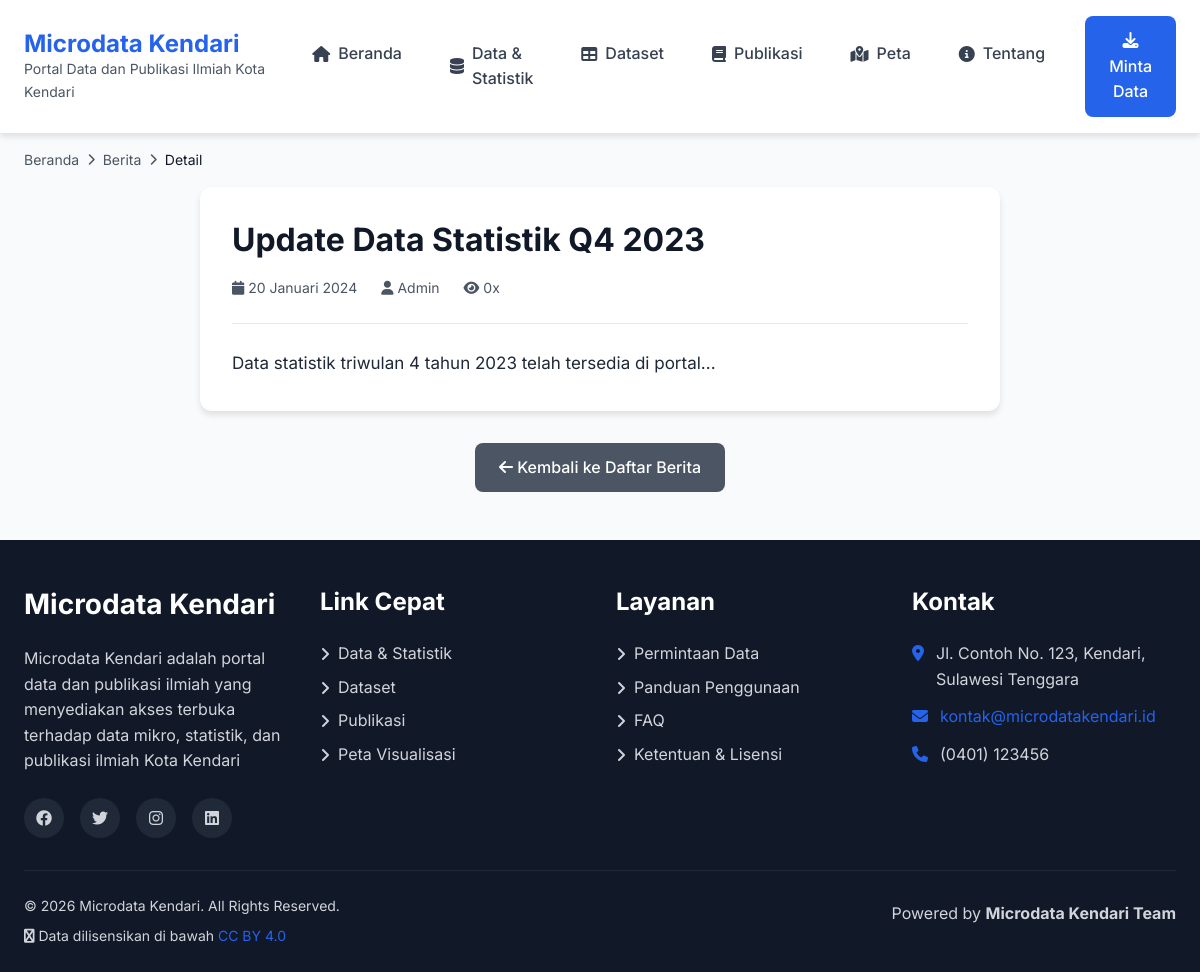
Page /berita-detail.php?id=2 on the committed database.
### tables this page shows
CREATE TABLE IF NOT EXISTS berita (
    id INT AUTO_INCREMENT PRIMARY KEY,
    judul VARCHAR(500) NOT NULL,
    slug VARCHAR(500) NOT NULL UNIQUE,
    isi LONGTEXT NOT NULL,
    ringkasan TEXT,
    gambar VARCHAR(500),
    kategori_berita ENUM('update_data', 'kegiatan', 'kerja_sama', 'pengumuman', 'lainnya') DEFAULT 'update_data',
    tanggal DATE NOT NULL,
    penulis VARCHAR(100),
    view_count INT DEFAULT 0,
    status ENUM('draft', 'published', 'archived') DEFAULT 'published',
    created_at TIMESTAMP DEFAULT CURRENT_TIMESTAMP,
    updated_at TIMESTAMP DEFAULT CURRENT_TIMESTAMP ON UPDATE CURRENT_TIMESTAMP,
    created_by INT,
    FOREIGN KEY (created_by) REFERENCES users(id) ON DELETE SET NULL,
    INDEX idx_tanggal (tanggal),
    INDEX idx_slug (slug),
    INDEX idx_status (status),
    FULLTEXT idx_search (judul, ringkasan, isi)
);

### config/database.php (called while the page is built, shortened)
<?php
function formatAngka($number, $decimals = 0) {
    return number_format($number, $decimals, ',', '.');
}
function formatTanggal($date, $format = 'd F Y') {
    $bulan = [
        1 => 'Januari', 'Februari', 'Maret', 'April', 'Mei', 'Juni',
        'Juli', 'Agustus', 'September', 'Oktober', 'November', 'Desember'
    ];
    $timestamp = strtotime($date);
    $tanggal = date('d', $timestamp);
    $bulanAngka = date('n', $timestamp);
    $tahun = date('Y', $timestamp);
    if ($format == 'd F Y') {
        return $tanggal . ' ' . $bulan[$bulanAngka] . ' ' . $tahun;
    }
    return date($format, $timestamp);
}
?>

### berita-detail.php (the view, shortened to what this page needs)
<?php
require_once __DIR__ . '/includes/header.php';
require_once __DIR__ . '/includes/navbar.php';
$db = getDB();
$id = isset($_GET['id']) ? intval($_GET['id']) : 0;
$stmt = $db->prepare("SELECT * FROM berita WHERE id = :id AND status = 'published'");
$stmt->execute([':id' => $id]);
$berita = $stmt->fetch();
?>
<section style="background-color: var(--gray-100); padding: 1rem 0;">
    <div class="container">
        <div style="display: flex; align-items: center; gap: 0.5rem; font-size: 0.875rem; color: var(--gray-600);">
            <a href="<?php echo BASE_URL; ?>/index.php" style="color: var(--gray-600);">Beranda</a>
            <i class="fas fa-chevron-right" style="font-size: 0.75rem;"></i>
            <a href="<?php echo BASE_URL; ?>/berita.php" style="color: var(--gray-600);">Berita</a>
            <i class="fas fa-chevron-right" style="font-size: 0.75rem;"></i>
            <span style="color: var(--gray-900);">Detail</span>
        </div>
    </div>
</section>
<section class="py-5">
    <div class="container">
        <div style="max-width: 800px; margin: 0 auto;">
            <article class="card">
                <div class="card-body" style="padding: 2rem;">
                    <div style="margin-bottom: 1.5rem; padding-bottom: 1.5rem; border-bottom: 1px solid var(--gray-200);">
                        <h1 style="font-size: 2rem; margin-bottom: 1rem; line-height: 1.3;">
                            <?php echo htmlspecialchars($berita['judul']); ?>
                        </h1>
                        <div style="display: flex; gap: 1.5rem; font-size: 0.875rem; color: var(--gray-600);">
                            <span><i class="fas fa-calendar"></i> <?php echo formatTanggal($berita['tanggal']); ?></span>
                            <?php if ($berita['penulis']): ?>
                            <span><i class="fas fa-user"></i> <?php echo htmlspecialchars($berita['penulis']); ?></span>
                            <?php endif; ?>
                            <span><i class="fas fa-eye"></i> <?php echo formatAngka($berita['view_count']); ?>x</span>
                        </div>
                    </div>
                    <div style="line-height: 1.8; font-size: 1.0625rem;">
                        <?php echo nl2br(htmlspecialchars($berita['isi'])); ?>
                    </div>
                </div>
            </article>
            <div style="margin-top: 2rem; text-align: center;">
                <a href="<?php echo BASE_URL; ?>/berita.php" class="btn btn-secondary">
                    <i class="fas fa-arrow-left"></i> Kembali ke Daftar Berita
                </a>
            </div>
        </div>
    </div>
</section>
<?php require_once __DIR__ . '/includes/footer.php'; ?>

### assets/css/style.css (style rules this page uses)
:root { --primary-color: #2563eb; --primary-dark: #1e40af; --secondary-color: #10b981; --accent-color: #f59e0b; --dark-color: #1f2937; --light-color: #f3f4f6; --white: #ffffff; --gray-100: #f9fafb; --gray-200: #e5e7eb; --gray-300: #d1d5db; --gray-400: #9ca3af; --gray-500: #6b7280; --gray-600: #4b5563; --gray-700: #374151; --gray-800: #1f2937; --gray-900: #111827; --success-color: #10b981; --error-color: #ef4444; --warning-color: #f59e0b; --info-color: #3b82f6; --font-primary: 'Inter', -apple-system, BlinkMacSystemFont, 'Segoe UI', sans-serif; --font-size-base: 16px; --font-size-sm: 14px; --font-size-lg: 18px; --font-size-xl: 20px; --line-height-base: 1.6; --spacing-xs: 0.5rem; --spacing-sm: 1rem; --spacing-md: 1.5rem; --spacing-lg: 2rem; --spacing-xl: 3rem; --radius-sm: 4px; --radius-md: 8px; --radius-lg: 12px; --radius-xl: 16px; --shadow-sm: 0 1px 2px rgba(0, 0, 0, 0.05); --shadow-md: 0 4px 6px rgba(0, 0, 0, 0.1); --shadow-lg: 0 10px 15px rgba(0, 0, 0, 0.1); --shadow-xl: 0 20px 25px rgba(0, 0, 0, 0.15); --transition-base: all 0.3s ease; }
* { margin: 0; padding: 0; box-sizing: border-box; }
html { scroll-behavior: smooth; }
body { font-family: var(--font-primary); font-size: var(--font-size-base); line-height: var(--line-height-base); color: var(--gray-800); background-color: var(--gray-100); }
h1, h2, h3, h4, h5, h6 { font-weight: 700; line-height: 1.2; margin-bottom: var(--spacing-sm); color: var(--gray-900); }
h1 { font-size: 2.5rem; }
a { color: var(--primary-color); text-decoration: none; transition: var(--transition-base); }
.container { max-width: 1200px; margin: 0 auto; padding: 0 var(--spacing-md); }
.btn { display: inline-block; padding: 0.75rem 1.5rem; font-size: var(--font-size-base); font-weight: 500; text-align: center; border: none; border-radius: var(--radius-md); cursor: pointer; transition: var(--transition-base); text-decoration: none; }
.btn-secondary { background-color: var(--gray-600); color: var(--white); }
.card { background-color: var(--white); border-radius: var(--radius-lg); box-shadow: var(--shadow-md); overflow: hidden; transition: var(--transition-base); }
.card-body { padding: var(--spacing-md); }

### rows in the picture
berita: judul "Update Data Statistik Q4 2023", tanggal "20 Januari 2024", penulis "Admin", view_count "0", isi "Data statistik triwulan 4 tahun 2023 telah tersedia di portal..."

### other values in the picture
$nama_website "Microdata Kendari"
$tagline "Portal Data dan Publikasi Ilmiah Kota Kendari"
$pengaturan['deskripsi'] "Microdata Kendari adalah portal data dan publikasi ilmiah yang menyediakan akses terbuka terhadap data mikro, statistik, dan publikasi ilmiah Kota Kendari"
$pengaturan['alamat'] "Jl. Contoh No. 123, Kendari, Sulawesi Tenggara"
$pengaturan['email_kontak'] "kontak@microdatakendari.id"
$pengaturan['telepon'] "(0401) 123456"
